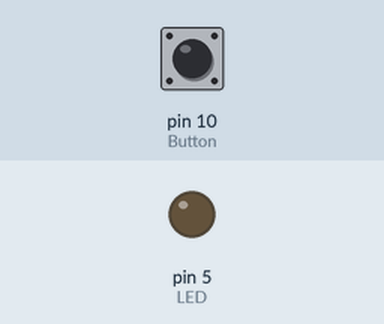
A sketch run on a simulated Arduino Uno, built with avr-gcc and run on an emulated ATmega328P. Shown: output pins drawn as LEDs (lit = HIGH). Dashed ring = blinking. Inputs (shaded band) come from the test bench; at power-on: pin 10 (Button) HIGH. What the sketch prints to the serial monitor is not drawn.

Above: at 1.2 s.
1.3 s: pin 10 (Button) pulled LOW for 0.15 s
At 1.38 s:
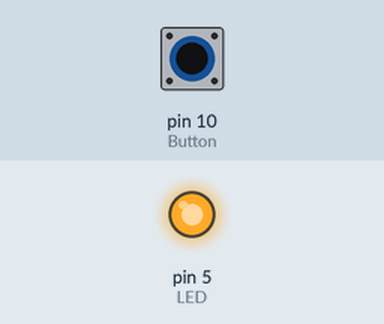
2.9 s: pin 10 (Button) pulled LOW for 3.2 s
At 6.5 s:
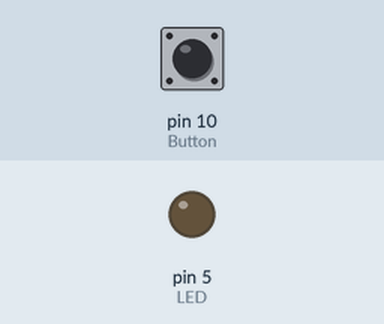
9.1 s: pin 10 (Button) pulsed LOW 5 times (0.12 s each, 0.3 s apart)
At 9.16 s:
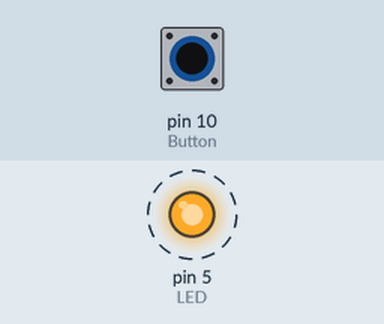
Timing chart, 0 to 12.1 s (numbered marks = the images above; inputs shaded):
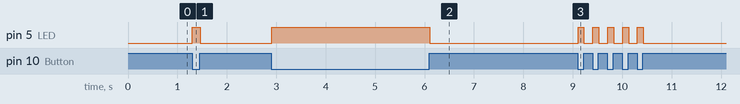

Measured:
- after the input at 1.3 s, pin 5 (LED): LOW → HIGH at once, → LOW 0.15 s later
- after the input at 2.9 s, pin 5 (LED): LOW → HIGH at once, → LOW 3.2 s later
- after the input at 9.1 s, pin 5 (LED): alternates HIGH for 0.12 s and LOW for 0.18 s, 10 changes in all, then stays LOW, starting at once

The sketch:

test_button_led.ino
```cpp
// Visual Micro is in vMicro>General>Tutorial Mode
//
/*
    Name:       test.ino
    Created:	7/23/2019 8:18:43 PM
    Author:     KWONBOSUNG\user
*/
// Define User Types below here or use a .h file
//
// Define Function Prototypes that use User Types below here or use a .h file
//
// Define Functions below here or use other .ino or cpp files
//
// The setup() function runs once each time the micro-controller starts
const int Button = 10;
const int LED = 5;
void setup()
{
	pinMode(Button, INPUT);
	pinMode(LED, OUTPUT);
	Serial.begin(9600);

}

// Add the main program code into the continuous loop() function
void loop()
{
	int button = digitalRead(Button);

	if (button == 0) {
		Serial.println("on");
		digitalWrite(LED, HIGH);
	}
	if (button == 1) {
		Serial.println("off");
		digitalWrite(LED, LOW);
	}
}
```
